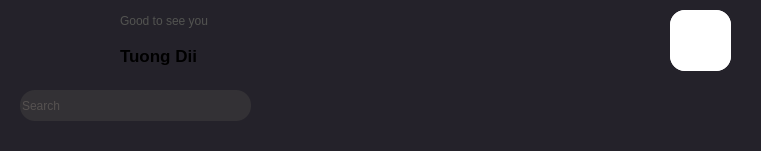
   <widget class="QGroupBox" name="horizontalGroupBox_2">
    <property name="geometry">
     <rect>
      <x>60</x>
      <y>10</y>
      <width>761</width>
      <height>151</height>
     </rect>
    </property>
    <property name="styleSheet">
     <string notr="true">background-color: #24222a;
border-radius: 15px;</string>
    </property>
    <widget class="QGroupBox" name="horizontalGroupBox_14">
     <property name="geometry">
      <rect>
       <x>10</x>
       <y>10</y>
       <width>251</width>
       <height>111</height>
      </rect>
     </property>
     <property name="styleSheet">
      <string notr="true">background-color: #24222a;
border-radius: 15px;</string>
     </property>
     <widget class="QLabel" name="label_30">
      <property name="enabled">
       <bool>true</bool>
      </property>
      <property name="geometry">
       <rect>
        <x>0</x>
        <y>0</y>
        <width>81</width>
        <height>71</height>
       </rect>
      </property>
      <property name="text">
       <string/>
      </property>
      <property name="pixmap">
       <pixmap>img/TuongDii.png</pixmap>
      </property>
      <property name="scaledContents">
       <bool>true</bool>
      </property>
     </widget>
     <widget class="QLabel" name="label_31">
      <property name="geometry">
       <rect>
        <x>110</x>
        <y>20</y>
        <width>91</width>
        <height>51</height>
       </rect>
      </property>
      <property name="font">
       <font>
        <pointsize>13</pointsize>
        <weight>75</weight>
        <bold>true</bold>
       </font>
      </property>
      <property name="text">
       <string>Tuong Dii</string>
      </property>
     </widget>
     <widget class="QLabel" name="label_32">
      <property name="geometry">
       <rect>
        <x>110</x>
        <y>0</y>
        <width>161</width>
        <height>21</height>
       </rect>
      </property>
      <property name="font">
       <font>
        <pointsize>9</pointsize>
        <weight>50</weight>
        <bold>false</bold>
       </font>
      </property>
      <property name="styleSheet">
       <string notr="true">color: #525350;</string>
      </property>
      <property name="text">
       <string>Good to see you</string>
      </property>
     </widget>
     <widget class="QLineEdit" name="lineEdit">
      <property name="geometry">
       <rect>
        <x>10</x>
        <y>80</y>
        <width>231</width>
        <height>31</height>
       </rect>
      </property>
      <property name="styleSheet">
       <string notr="true">background-color: #333135;
color: #766f6a;
border-radius: 15px;</string>
      </property>
      <property name="inputMask">
       <string/>
      </property>
      <property name="text">
       <string/>
      </property>
      <property name="placeholderText">
       <string>Search</string>
      </property>
     </widget>
    </widget>
    <widget class="QWidget" name="verticalWidget_2" native="true">
     <property name="geometry">
      <rect>
       <x>670</x>
       <y>10</y>
       <width>61</width>
       <height>61</height>
      </rect>
     </property>
     <property name="styleSheet">
      <string notr="true">background-color: white;
color: #766f6a;
border-radius: 15px;</string>
     </property>
     <layout class="QVBoxLayout" name="verticalLayout_8">
      <item>
       <widget class="QLabel" name="label_128">
        <property name="text">
         <string/>
        </property>
        <property name="pixmap">
         <pixmap>img/qr-test.png</pixmap>
        </property>
        <property name="scaledContents">
         <bool>true</bool>
        </property>
       </widget>
      </item>
     </layout>
    </widget>
   </widget>
